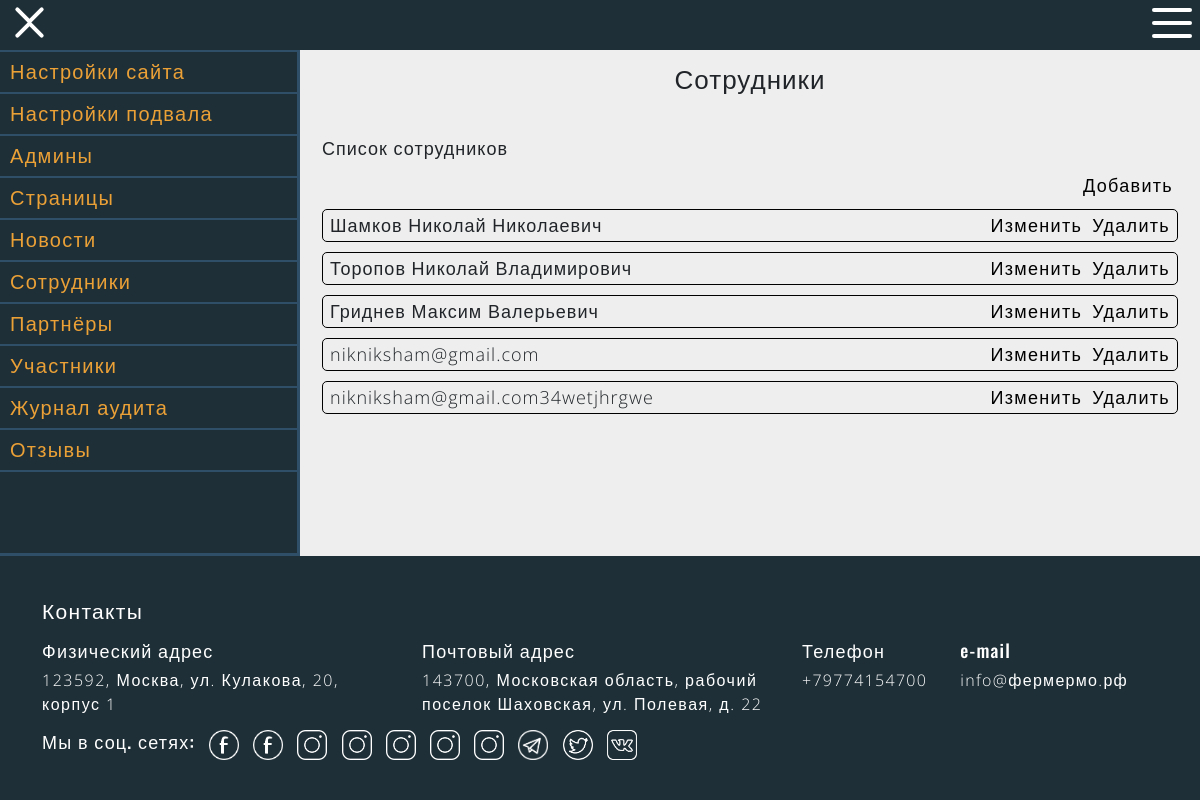
The page /admin-list-worker (signed in) on the database its author committed.
### data/worker.py (models this page shows, shortened)
class Worker(SqlAlchemyBase, SerializerMixin):
    __tablename__ = 'worker'
    id = sqlalchemy.Column(sqlalchemy.Integer, primary_key=True, autoincrement=True)
    image = sqlalchemy.Column(sqlalchemy.String, nullable=True)
    name = sqlalchemy.Column(sqlalchemy.String, nullable=True)
    profession = sqlalchemy.Column(sqlalchemy.String, nullable=True)
    phone = sqlalchemy.Column(sqlalchemy.String, nullable=True)
    email = sqlalchemy.Column(sqlalchemy.String, nullable=True)
    created_date = sqlalchemy.Column(sqlalchemy.DateTime, default=datetime.now())

### run.py (the view)
@application.route("/admin-list-worker")
@login_required
def admin_list_worker():
    if current_user.status > 0:
        clear_old_files(current_user.email, get_path())
        workerlist = get_worker_list()
        return get_render_template('list/admin-list-worker.html', title='Сотрудники', workerlist=workerlist)
    return you_dont_have_permission()

### data/Inner/WorkerInnerAPI.py (called while the page is built)
def get_worker_list():
    session = db_session.create_session()
    workers = session.query(Worker).all()
    session.close()
    return [item.to_dict(only=('id', 'image', 'name', 'profession', 'phone', 'email', 'created_date')) for item in workers]

### data/db_session.py (called while the page is built)
def create_session() -> Session:
    global __factory
    return __factory()

### run.py (called while the page is built)
def get_render_template(template, **kwargs):
    return render_template(template, special_params=get_special_params(), **kwargs)

def get_path(end=""):
    return f"tmp/{current_user.email}{end}"

def clear_old_files(key, path):
    admin_images[key] = []
    delete_folder(path)

@login_manager.user_loader
def load_user(user_id):
    session = db_session.create_session()
    a = session.query(User).get(user_id)
    session.close()
    return a

def delete_folder(folder_name, path=application.config['UPLOAD_FOLDER']):
    if os.path.exists(path+folder_name):
        for filename in os.listdir(path + folder_name):
            if os.path.isdir(f"{path}{folder_name}/{filename}"):
                delete_folder(f"{folder_name}/{filename}")
            else:
                os.remove(f"{path}{folder_name}/{filename}")
        os.rmdir(path+folder_name)

def get_special_params():
    global load_new_footer_params, load_new_params, load_seo_params
    if load_new_footer_params:
        load_new_footer_params = False
        set_footer_params()
    if load_new_params:
        load_new_params = False
        set_other_params()
    if load_seo_params:
        load_seo_params = False
        set_seo_params()
    local_special_params = special_params.copy()
    local_special_params["is_admin"] = not current_user.is_anonymous
    return local_special_params

### templates/list/admin-list-worker.html
{% extends "admin-panel.html" %}
{% block adminblock %}
<p class="settings-title">{{title}}</p>
<div class="settings">
    <p>Список сотрудников</p>
    <div class="settings-add">
        <a class="settings-element-add" href="/admin-create-worker">Добавить</a>
    </div>
    {% for worker in workerlist %}
    <div class="settings-element">
        <p class="settings-element-title">{{worker['name']}}</p>
        <a class="settings-element-edit" href="/admin-edit-worker/{{worker['id']}}">Изменить</a>
        <a class="settings-element-delete" href="/admin-delete-worker/{{worker['id']}}">Удалить</a>
    </div>
    {% endfor %}
</div>
{% endblock %}

### static/css/style.css (style rules this page uses)
*, *::before, *::after { margin: 0; padding: 0; }
body { padding-top: 50px; min-height: 100vh; background: #f4f4f4; display: flex; flex-direction: column; }
p { font-family: 'Open Sans', sans-serif; font-weight: 300; }
a { font-family: 'Open Sans', sans-serif; font-weight: 300; color: inherit; text-decoration: none; letter-spacing: 1.3px; }

### static/css/admin-panel.css (style rules this page uses)
.settings { padding: 10px; }
.settings p { overflow-wrap: break-word; word-wrap: break-word; -ms-word-break: break-all; word-break: break-all; word-break: break-word; -ms-hyphens: auto; -moz-hyphens: auto; -webkit-hyphens: auto; hyphens: auto; margin: 0; }
.settings-title { padding: 10px; width: 100%; text-align: center; font-size: 24px; }
.settings-element { display: flex; padding: 2px; border: 1px solid black; border-radius: 5px; margin-bottom: 10px; }
.settings-element-title { padding-left: 5px; flex: 1 0; }
.settings-element-edit, .settings-element-delete, .settings-element-add, .settings-element-move, .settings-element-move-empty, .element-exit { color: black; padding: 0 5px; }
.settings-title { font-size: 26px; }
.settings-add { margin: 10px 0; display: flex; width: 100%; justify-content: flex-end; }

### rows shown on the page
Worker: name "Шамков Николай Николаевич"
Worker: name "Торопов Николай Владимирович"
Worker: name "Гриднев Максим Валерьевич"
Worker: name "nikniksham@gmail.com"
Worker: name "nikniksham@gmail.com34wetjhrgwe"

### other values the page prints
{{ title }} "Сотрудники"
{{ special_params["address"][0]["place"] }} "123592, Москва, ул. Кулакова, 20, корпус 1"
{{ special_params["address"][1]["place"] }} "143700, Московская область, рабочий поселок Шаховская, ул. Полевая, д. 22"
{{ phone['number'] }} "+79774154700"
{{ email['email_address'] }} "info@фермермо.рф"
